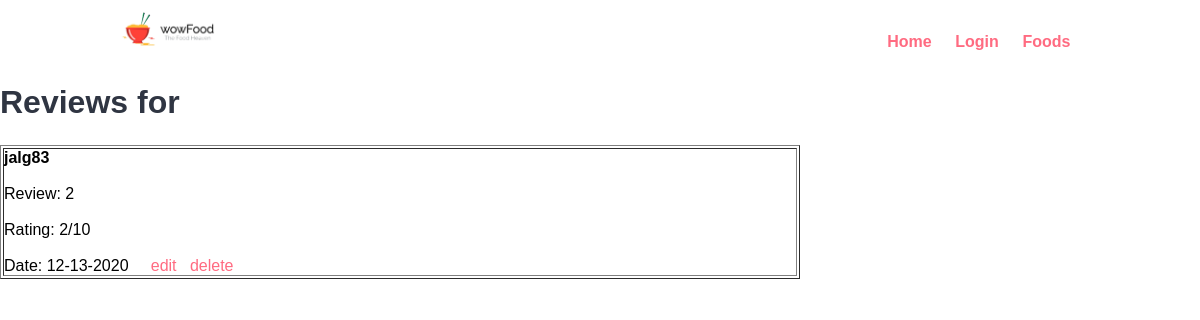
/FoodDelivery/reviewsfood.php?food_id=2, run on the app's committed database.
### tables this page shows
CREATE TABLE `review_food` (
  `ReviewFoodID` int(11) NOT NULL,
  `UserID` int(11) NOT NULL,
  `FoodID` int(11) NOT NULL,
  `Comment` text NOT NULL,
  `Rating` float NOT NULL,
  `Timestamp` varchar(255) NOT NULL
);

CREATE TABLE `user` (
  `UserID` int(11) NOT NULL,
  `FirstName` varchar(255) NOT NULL,
  `LastName` varchar(255) NOT NULL,
  `Username` varchar(255) NOT NULL,
  `Address1` varchar(255) NOT NULL,
  `Contact` varchar(255) NOT NULL,
  `City` varchar(255) DEFAULT NULL,
  `State` varchar(255) DEFAULT NULL,
  `Email` varchar(255) NOT NULL,
  `PostalCode` int(11) NOT NULL,
  `Password` varchar(255) DEFAULT NULL,
  `Privilege` int(11) NOT NULL,
  `DOB` varchar(10) NOT NULL
);

### FoodDelivery/reviewsfood.php (the view, shortened to what this page needs)
<?php
if (isset($_SESSION['UserID'])){
    include('partials-front/menu.php');
    echo "Welcome ".$_SESSION['Username'];
}
else{
    include('partials-front/nologin.php');
}
?>
<?php
$title = $_GET['title'];
$con = mysqli_connect("localhost", "root", "", "food-order");
$query= $con->prepare ("SELECT review_food.Comment, review_food.Rating, review_food.Timestamp, user.Username, food.FoodID, review_food.ReviewFoodID FROM
((review_food INNER JOIN user ON review_food.UserID = user.UserID) INNER JOIN food ON review_food.FoodID = food.FoodID) WHERE food.FoodID = ?");
$query->bind_param("i", $_GET['food_id']);
if ($query->execute()){
    $query->store_result();
    $query->bind_result($comment, $rating,$timestamp, $username, $foodid, $reviewfoodid);
    echo "<h2>Reviews for ".$title."</h2>";
    while($query->fetch()){
        echo "<table border='1' style='width:800px'>";
        echo "<div><td><h4>".$username."</h4><br>";
        echo "<p>Review: ".$comment."</p><br>";
        echo "<p>Rating: ".$rating."/10 <br><br>Date: ".$timestamp."&nbsp;&nbsp;&nbsp;&nbsp;&nbsp;<a href='updatefoodreviewform.php?operation=update&id=".$reviewfoodid."'>edit</a>&nbsp;&nbsp;&nbsp;<a href='deletefoodreview.php?operation=delete&id=".$reviewfoodid."'>delete</a></p></td></div>";
        echo "</table><br>";
    }
}else{
    echo "Error executing query.";
}
?>

### FoodDelivery/css/style.css (style rules this page uses)
* { margin: 0 0; padding: 0 0; font-family: Arial, Helvetica, sans-serif; }
a { color: #ff6b81; text-decoration: none; }
h2 { color: #2f3542; font-size: 2rem; margin-bottom: 2%; }

### data on the page
review_food: UserID.Username "jalg83", Comment "2", Rating "2", Timestamp "12-13-2020"
